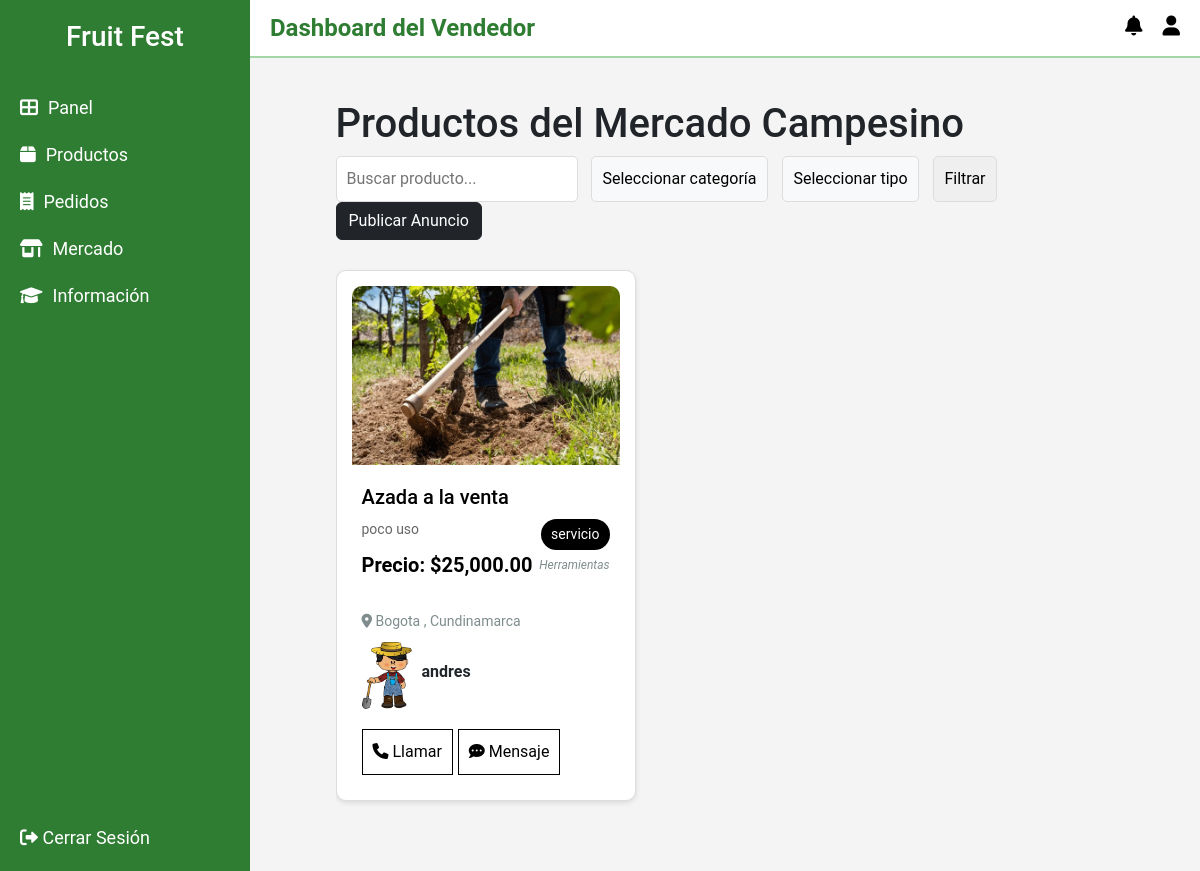
Page /vendedores/mercado.php on the committed database.
### tables this page shows
CREATE TABLE `campesinos` (
  `id` int(11) NOT NULL,
  `nombre` varchar(100) NOT NULL,
  `descripcion` text NOT NULL,
  `precio` decimal(10,2) NOT NULL,
  `categoria` varchar(50) NOT NULL,
  `tipo` varchar(50) NOT NULL,
  `imagen` varchar(255) NOT NULL,
  `id_vendedor` int(11) NOT NULL
);

CREATE TABLE `vendedores` (
  `id` int(11) NOT NULL,
  `nombre` varchar(100) NOT NULL,
  `email` varchar(100) NOT NULL,
  `telefono` varchar(15) DEFAULT NULL,
  `direccion` text DEFAULT NULL,
  `foto` varchar(255) DEFAULT NULL,
  `password` varchar(255) NOT NULL,
  `fecha_registro` timestamp NOT NULL DEFAULT current_timestamp(),
  `cedula` varchar(20) DEFAULT NULL,
  `ciudad` varchar(255) DEFAULT NULL,
  `departamento` varchar(255) DEFAULT NULL,
  `token` varchar(255) DEFAULT NULL,
  `verificado` tinyint(1) DEFAULT 0,
  `verification_code` varchar(6) DEFAULT NULL,
  `security_answer` varchar(255) DEFAULT NULL,
  `token_expiry` datetime DEFAULT NULL,
  `ip_address` varchar(45) DEFAULT NULL,
  `last_failed_attempt` datetime DEFAULT NULL,
  `facebook` varchar(255) DEFAULT NULL,
  `twitter` varchar(255) DEFAULT NULL,
  `instagram` varchar(255) DEFAULT NULL
);

### vendedores/mercado.php (the view, shortened to what this page needs)
<?php
$servername = "localhost";
$username = "root";
$password = "";
$dbname = "fruitfest";
$conn = new mysqli($servername, $username, $password, $dbname);
$search = isset($_POST['search']) ? $_POST['search'] : '';
$sql = "SELECT id, nombre, descripcion, precio, categoria, tipo, imagen, id_vendedor FROM campesinos WHERE nombre LIKE '%$search%'";
$result = $conn->query($sql);
?>
<!DOCTYPE html>
<html lang="es">
<head>
    <link href="https://cdn.jsdelivr.net/npm/bootstrap@5.3.0/dist/css/bootstrap.min.css" rel="stylesheet">
    <link rel="stylesheet" href="css/mercado.css">
</head>
<body>
    <?php include 'header.php'; ?>
    <div class="main-content">
        <div class="container">
            <h1>Productos del Mercado Campesino</h1>
            <div class="filters">
                <form method="POST" action="">
                    <input type="text" name="search" placeholder="Buscar producto..." value="<?php echo htmlspecialchars($search); ?>">
                    <select name="category_filter">
                        <option value="">Seleccionar categoría</option>
                    </select>
                    <select name="type_filter">
                        <option value="">Seleccionar tipo</option>
                    </select>
                    <input type="submit" value="Filtrar">
<button type="button" class="btn btn-dark" id="openModalButton">
    Publicar Anuncio
  </button>
                </form>
            </div>
<div class="product-container">
    <?php
    if ($result->num_rows > 0) {
        while ($row = $result->fetch_assoc()) {
            $id_vendedor = $row['id_vendedor'];
            $sql_vendedor = "SELECT nombre, ciudad, departamento, telefono, foto FROM vendedores WHERE id = $id_vendedor";
            $result_vendedor = $conn->query($sql_vendedor);
            $vendedor = $result_vendedor->fetch_assoc();
            echo "<div class='product'>";
            echo "<img src='" . htmlspecialchars($row["imagen"]) . "' alt='" . htmlspecialchars($row["nombre"]) . "'>";
            echo "<div class='product-content'>";
            echo "<h2>" . htmlspecialchars($row["nombre"]) . "</h2>";
            echo "<button class='product-type'>" . htmlspecialchars($row["tipo"]) . "</button>";
            echo "<p class='descripcion'>" . htmlspecialchars($row["descripcion"]) . "</p>";
            echo "<div class='price-category'>";
            echo "<p class='precio'>Precio: $" . number_format($row["precio"], 2) . "</p>";
            echo "<p class='categoria'>" . htmlspecialchars($row["categoria"]) . "</p>";
            echo "</div>";
            echo "<div class='vendedor-info'>";
            echo "<p class='ubicacion'><i class='fas fa-map-marker-alt'></i> " . htmlspecialchars($vendedor['ciudad']) . ", " . htmlspecialchars($vendedor['departamento']) . "</p>";
            echo "<div class='vendedor-contacto'>";
            echo "<img class='vendedor-foto' src='../uploads/" . htmlspecialchars($vendedor['foto']) . "' alt='Foto del vendedor'>";
            echo "<p class='vendedor-nombre'>" . htmlspecialchars($vendedor['nombre']) . "</p>";
            echo "</div>";
            echo "<div class='vendedor-botones'>";
            echo "<a href='tel:" . htmlspecialchars($vendedor['telefono']) . "' class='boton-llamar'>";
            echo "<i class='fas fa-phone'></i> Llamar";
            echo "</a>";
            $mensajeWhatsApp = "Hola, estoy interesado en el producto: " . urlencode($row["nombre"]);
            $whatsappUrl = "https://api.whatsapp.com/send?phone=" . htmlspecialchars($vendedor['telefono']) . "&text=" . $mensajeWhatsApp;
            echo "<a href='" . $whatsappUrl . "' target='_blank' class='boton-mensaje'>";
            echo "<i class='fas fa-comment-dots'></i> Mensaje";
            echo "</a>";
            echo "</div>";
            echo "</div>";
            echo "</div>";
            echo "</div>";
        }
    } else {
        echo "<p>No hay productos disponibles.</p>";
    }
    ?>
</div>
</div>
</body>
</html>

### vendedores/css/mercado.css (style rules this page uses)
body { font-family: Arial, sans-serif; background-color: #f4f4f4; margin: 0; padding: 0; }
.container { width: 90%; margin: 0 auto; padding: 20px; }
.filters { display: flex; justify-content: space-between; margin-bottom: 20px; }
.filters input, .filters select { padding: 10px; margin-right: 10px; border: 1px solid #ddd; border-radius: 5px; }
.product-container { display: flex; flex-direction: row; overflow-x: auto; gap: 20px; padding: 10px 0; }
.product { background-color: white; border: 1px solid #ddd; border-radius: 10px; padding: 15px; margin-bottom: 20px; box-shadow: 0 2px 5px rgba(0, 0, 0, 0.1); max-width: 300px; }
.product img { max-width: 100%; height: auto; border-radius: 10px 10px 0 0; margin-bottom: 10px; }
.product-content { padding: 10px; }
.product h2 { font-size: 20px; margin: 0 0 10px 0; color: #000; }
.product-type { background-color: #000; color: #fff; border: none; border-radius: 20px; padding: 5px 10px; font-size: 14px; cursor: pointer; float: right; }
.product .descripcion { color: #666; font-size: 14px; margin-bottom: 10px; }
.price-category { display: flex; justify-content: space-between; align-items: center; }
.product .precio { font-size: 20px; color: #000; font-weight: bold; }
.product .categoria { color: #7f8c8d; font-size: 12px; font-style: italic; }
.vendedor-info { margin-top: 15px; }
.ubicacion { font-size: 14px; color: #7f8c8d; margin-bottom: 10px; }
.vendedor-contacto { display: flex; align-items: center; }
.vendedor-foto { width: 50px; height: 50px; border-radius: 50%; margin-right: 10px; }
.vendedor-nombre { font-size: 16px; font-weight: bold; }
.vendedor-botones { display: flex; justify-content: flex-start; gap: 5px; margin-top: 10px; }
.boton-llamar, .boton-mensaje { padding: 10px; border-radius: 0; text-decoration: none; color: black; background-color: white; border: 1px solid black; }
select { appearance: none; padding: 10px; border-radius: 5px; background: #f8f9fa; }

### vendedores/css/header.css (style rules this page uses)
* { margin: 0; padding: 0; box-sizing: border-box; }
body { display: flex; font-family: 'Roboto', sans-serif; }
.main-content { margin-left: 250px; margin-top: 60px; padding: 20px; width: calc(100% - 250px); background-color: transparent; }

### rows in the picture
campesinos: imagen (picture), nombre "Azada a la venta", tipo "servicio", descripcion "poco uso", precio "25,000.00", categoria "Herramientas", id_vendedor.ciudad "Bogota", id_vendedor.departamento "Cundinamarca", id_vendedor.foto (picture), id_vendedor.nombre "andres"
